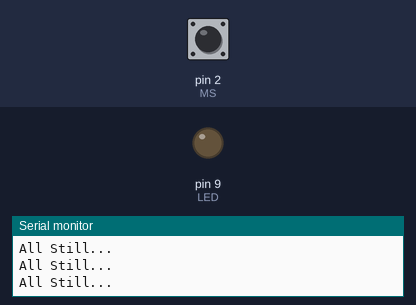
The sketch below on a simulated Arduino Uno, built with avr-gcc and run on an emulated ATmega328P. Parts: output pins drawn as LEDs (lit = HIGH), the last lines printed to the serial monitor. The inputs (shaded band) are chosen by the test bench; at power-on: pin 2 (MS) HIGH.

Above: at 1.2 s.
1.3 s: pin 2 (MS) pulled LOW for 0.15 s
At 2.25 s:
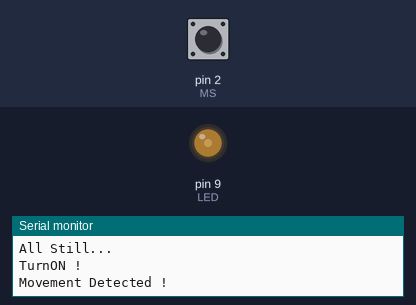
At 4.2 s:
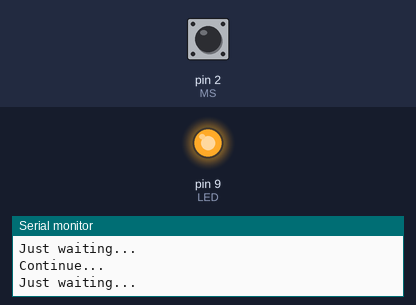
4.3 s: pin 2 (MS) pulsed LOW 2 times (0.12 s each, 0.3 s apart)
7.9 s: pin 2 (MS) pulled LOW for 1 s
11.9 s: pin 2 (MS) pulsed LOW 5 times (0.12 s each, 0.3 s apart)
Timing chart, 0 to 14.9 s (numbered marks = the images above; inputs shaded):
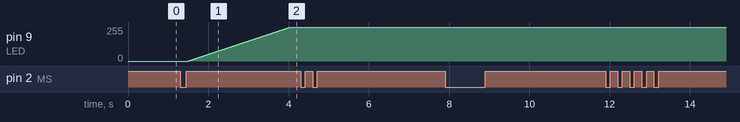

The sketch:

led-ms.ino
```cpp
const int LED=9;
const int MS=2; // Movement Sensor
unsigned long worktime = 10 * 1000; // 10 sec
boolean alreadyoff = true;
boolean state = false;
boolean state_more = false;
unsigned long startmillis=0;

void movestate() {
  state = true;
  state_more = true;
}

void turnon(){
  if (alreadyoff) {
    Serial.println("TurnON !");
    Serial.println("Movement Detected !");
    for (int i=0; i<256; i++) { // Start Turning ON
    analogWrite (LED,i);
    delay(10);
    alreadyoff=false;}

  }
  else {
    if (state_more) {
      startmillis=millis(); // Save Seconds when LED fully ON
      state_more = false;  // Continue countdown
      Serial.println("Timer reseted.");
    }
    else Serial.println("Continue...");

    if (millis () - startmillis >= worktime) {  //Time NOW - Time when LED was ON
      Serial.println("TurnOFF !");
      for (int i=255; i>=0; i--) { // Turning  OFF
      analogWrite (LED,i);
      delay(20);
      }
      state=false;
      alreadyoff=true;
    }
    else Serial.println("Just waiting...");
  }
}

void setup() {

  Serial.begin(9600);
  pinMode (LED, OUTPUT);
  pinMode (MS, INPUT_PULLUP);
  attachInterrupt(digitalPinToInterrupt(MS), movestate, RISING);

}

void loop() {

  if (state) {
    turnon();
  }
  else Serial.println("All Still...");

}
```

Measured:
- after the input at 1.3 s, pin 9 (LED): moves from 0/255 to 255/255 over 2.5 s, starting after 0.20 s
